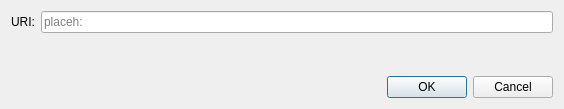
<?xml version="1.0" encoding="UTF-8"?>
<ui version="4.0">
 <class>OpenURIDialog</class>
 <widget class="QDialog" name="OpenURIDialog">
  <property name="geometry">
   <rect>
    <x>0</x>
    <y>0</y>
    <width>564</width>
    <height>109</height>
   </rect>
  </property>
  <property name="windowTitle">
   <string>Open placeh URI</string>
  </property>
  <layout class="QVBoxLayout" name="verticalLayout">
   <item>
    <layout class="QHBoxLayout" name="horizontalLayout">
     <item>
      <widget class="QLabel" name="label">
       <property name="text">
        <string>URI:</string>
       </property>
      </widget>
     </item>
     <item>
      <widget class="QValidatedLineEdit" name="uriEdit">
       <property name="placeholderText">
        <string notr="true">placeh:</string>
       </property>
      </widget>
     </item>
    </layout>
   </item>
   <item>
    <spacer name="verticalSpacer">
     <property name="orientation">
      <enum>Qt::Vertical</enum>
     </property>
     <property name="sizeHint" stdset="0">
      <size>
       <width>20</width>
       <height>40</height>
      </size>
     </property>
    </spacer>
   </item>
   <item>
    <widget class="QDialogButtonBox" name="buttonBox">
     <property name="orientation">
      <enum>Qt::Horizontal</enum>
     </property>
     <property name="standardButtons">
      <set>QDialogButtonBox::Cancel|QDialogButtonBox::Ok</set>
     </property>
    </widget>
   </item>
  </layout>
 </widget>
 <customwidgets>
  <customwidget>
   <class>QValidatedLineEdit</class>
   <extends>QLineEdit</extends>
   <header>qt/qvalidatedlineedit.h</header>
  </customwidget>
 </customwidgets>
 <resources/>
 <connections>
  <connection>
   <sender>buttonBox</sender>
   <signal>accepted()</signal>
   <receiver>OpenURIDialog</receiver>
   <slot>accept()</slot>
   <hints>
    <hint type="sourcelabel">
     <x>248</x>
     <y>254</y>
    </hint>
    <hint type="destinationlabel">
     <x>157</x>
     <y>274</y>
    </hint>
   </hints>
  </connection>
  <connection>
   <sender>buttonBox</sender>
   <signal>rejected()</signal>
   <receiver>OpenURIDialog</receiver>
   <slot>reject()</slot>
   <hints>
    <hint type="sourcelabel">
     <x>316</x>
     <y>260</y>
    </hint>
    <hint type="destinationlabel">
     <x>286</x>
     <y>274</y>
    </hint>
   </hints>
  </connection>
 </connections>
</ui>
